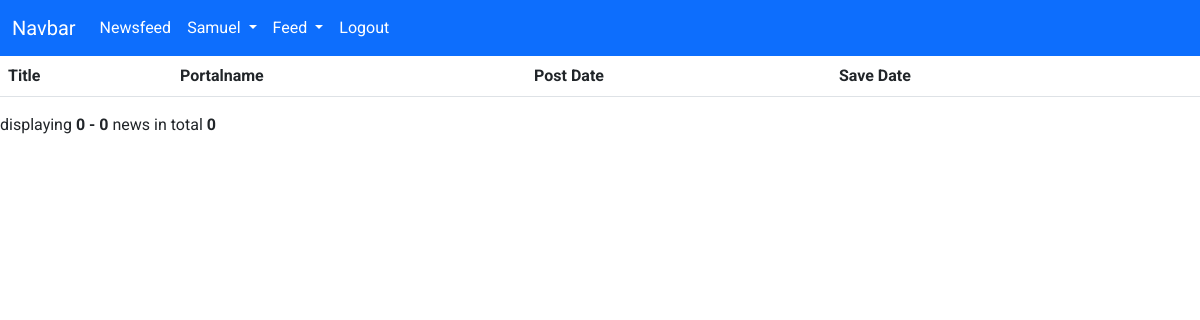
/save/list (signed in), run on an earlier commit of the app's database.
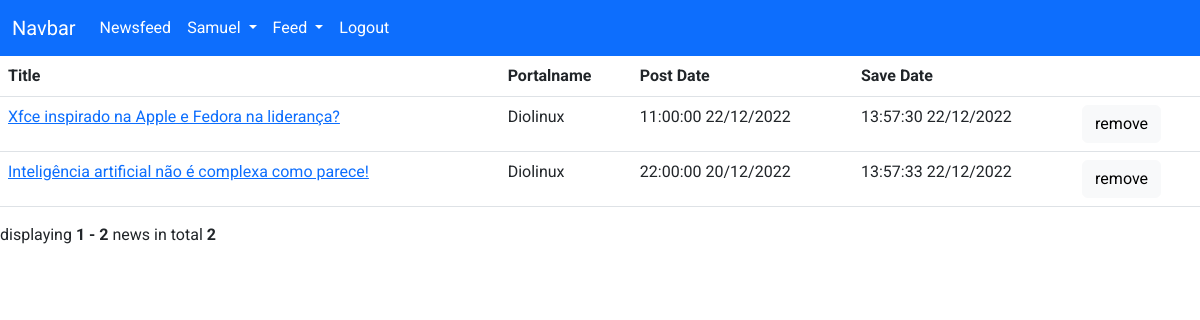
And on a later commit of the database.
### app/models/User.py (models this page shows, shortened)
class User(db.Model):
    __tablename__ = 'users'
    id = db.Column(db.Integer, primary_key=True)
    username = db.Column(db.String, unique=True, nullable=False)
    name = db.Column(db.String, nullable=False)
    email = db.Column(db.String, unique=True, nullable=False)
    hash = db.Column(db.String, nullable=False)
    @login_manager.user_loader
    def load_user(username):
        return User.query.get(username)

### app/models/News.py (models this page shows, shortened)
class News(db.Model):
    __tablename__ = 'news'
    id = db.Column(db.Integer, primary_key=True)
    title = db.Column(db.String, nullable=False)
    url = db.Column(db.String, nullable=False)
    post_date = db.Column(db.DateTime, nullable=False)
    feed_id = db.Column(db.Integer, db.ForeignKey('feeds.id'))
    feed = db.relationship('Feed', foreign_keys=feed_id)

### app/models/Feed.py (models this page shows, shortened)
class Feed(db.Model):
    __tablename__ = 'feeds'
    id = db.Column(db.Integer, primary_key=True)
    portalname = db.Column(db.String, nullable=False)
    url = db.Column(db.String, nullable=False)
    description = db.Column(db.String)
    update_date = db.Column(db.DateTime, nullable=False)

### app/models/Save.py (models this page shows, shortened)
class Save(db.Model):
    __tablename__ = 'saved'
    id = db.Column(db.Integer, primary_key=True)
    save_date = db.Column(db.DateTime, nullable=False)
    user_id = db.Column(db.Integer, db.ForeignKey('users.id'))
    news_id = db.Column(db.Integer, db.ForeignKey('news.id'))
    user = db.relationship('User', foreign_keys=user_id)
    news = db.relationship('News', foreign_keys=news_id)

### app/controllers/save.py (the view)
@app.route('/save/list')
def list_save():
    smtm = db.select(News, Save).join(Save.news).join(News.feed).where(Save.user_id == current_user.id)
    news = db.session.execute(smtm).all()
    length = len(news)
    search = False
    q = request.args.get('q')
    if q:
        search = True
    page = request.args.get(get_page_parameter(), type=int, default=1)
    last_page = length // PER_PAGE + 1
    if page > last_page:
        return apology('Not Found', 404)
    i = (page-1)*PER_PAGE
    news = news[i:i+PER_PAGE]
    pagination = Pagination(page=page, total=length, search=search, record_name='news', per_page=PER_PAGE)
    return render_template('save_list.html', news=news, pagination=pagination)

### app/templates/save_list.html (shortened to what this page needs)
{% extends "layout.html" %}
{% block main %}
<table class="table">
    <thead>
        <tr>
            <th scope="col">Title</th>
            <th scope="col">Portalname</th>
            <th scope="col">Post Date</th>
            <th scope="col">Save Date</th>
            <th scope="col"></th>
        </tr>
    </thead>
    <tbody>
        {% for item in news %}
            <tr>
                <td><a href="{{ item[0].url }}" target="_blank">{{ item[0].title }}</a></td>
                <td>{{ item[0].feed.portalname }}</td>
                <td>{{ item[0].post_date.strftime("%H:%M:%S %d/%m/%Y") }}</td>
                <td>{{ item[1].save_date.strftime("%H:%M:%S %d/%m/%Y") }}</td>
                <td><a class="btn btn-light"
                    href="/save/remove/{{ item[0].id }}">remove</a>
            </td>
            </tr>
        {% endfor %}
    </tbody>
</table>
{{ pagination.info }}
{% endblock %}

### app/templates/layout.html (shortened to what this page needs)
<!DOCTYPE html>
<html lang="pt-br">
<head>
    <link href="https://cdn.jsdelivr.net/npm/bootstrap@5.2.3/dist/css/bootstrap.min.css" rel="stylesheet"
>
    <link rel="stylesheet" href="{{ url_for('static', filename='css/main.css')}}">
</head>
<body>
    <nav class="navbar navbar-expand-lg bg-primary">
        <div class="container-fluid">
            <a class="navbar-brand" href="#">Navbar</a>
            <div class="collapse navbar-collapse" id="navbarSupportedContent">
                <ul class="navbar-nav me-auto mb-2 mb-lg-0">
                    <li class="nav-item">
                        <a class="nav-link active" aria-current="page" href="/news">Newsfeed</a>
                    </li>
                    {% if current_user.username %}
                    <li class="nav-item dropdown">
                        <a class="nav-link dropdown-toggle" href="#" role="button" data-bs-toggle="dropdown"
                            aria-expanded="false">
                            {{ current_user.username.title() }}
                        </a>
                    </li>
                    {% endif %}
                    <li class="nav-item dropdown">
                        <a class="nav-link dropdown-toggle" href="#" role="button" data-bs-toggle="dropdown"
                            aria-expanded="false">
                            Feed
                        </a>
                    </li>
                    <li class="nav-item">
                        <a class="nav-link" href="/logout">Logout</a>
                    </li>
                </ul>
            </div>
        </div>
    </nav>
    {% block main %}{% endblock %}
</body>
</html>

### app/static/css/main.css (style rules this page uses)
body { font-family: 'Roboto', sans-serif; }
.nav-link, .navbar-brand { color: white!important; }

What changed in the data, as far as the page shows it:
added News: title "Xfce inspirado na Apple e Fedora na liderança?", portalname "Diolinux", post_date "11:00:00 22/12/2022", save_date "13:57:30 22/12/2022"
added News: title "Inteligência artificial não é complexa como parece!", portalname "Diolinux", post_date "22:00:00 20/12/2022", save_date "13:57:33 22/12/2022"
Also different on the page:
{{ pagination.info }}: "displaying 0 - 0 news in total 0" → "displaying 1 - 2 news in total 2"
